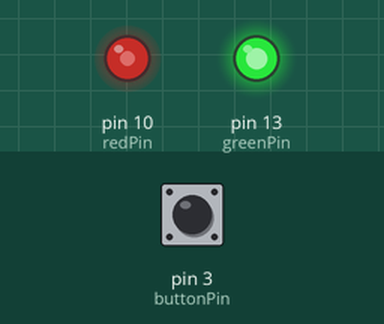
A sketch run on a simulated Arduino Uno, built with avr-gcc and run on an emulated ATmega328P. Shown: output pins drawn as LEDs (lit = HIGH). The inputs (shaded band) are chosen by the test bench; at power-on: pin 3 (buttonPin) HIGH. Pins used as bus, display or sensor lines are not drawn.

Above: at 1.2 s.
1.3 s: pin 3 (buttonPin) pulled LOW for 0.15 s
At 1.38 s:
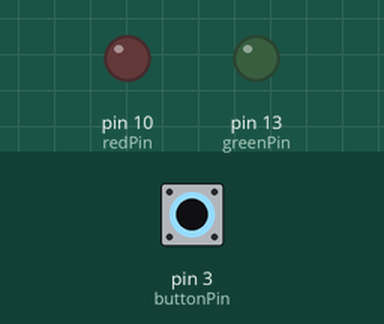
2.9 s: pin 3 (buttonPin) pulled LOW for 3.2 s
At 7.5 s:
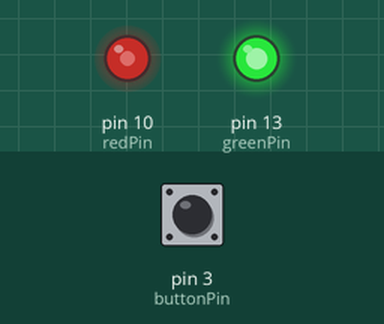
Timing chart, 0 to 9.0 s (numbered marks = the images above; inputs shaded):
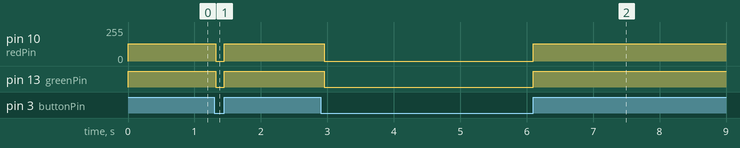

The sketch:

w10.ino
```cpp
const int greenPin = 13;
const int redPin = 10;
const int fullcolor_Pin1 = 7;
const int fullcolor_Pin2 = 6;
const int fullcolor_Pin3 = 5;
const int buttonPin = 3;

void setup()
{
    pinMode(greenPin, OUTPUT);
    pinMode(redPin, OUTPUT);
    pinMode(fullcolor_Pin1, OUTPUT);
    pinMode(fullcolor_Pin2, OUTPUT);
    pinMode(fullcolor_Pin3, OUTPUT);
    pinMode(buttonPin, INPUT_PULLUP);
}

void loop()
{
    if (digitalRead(buttonPin) == HIGH)
    {
        digitalWrite(greenPin, HIGH);
        dark_led();
        fullcolor();
    }
    else
    {
        analogWrite(greenPin, 0);
        analogWrite(redPin, 0);
        analogWrite(fullcolor_Pin1, 0);
        analogWrite(fullcolor_Pin2, 0);
        analogWrite(fullcolor_Pin3, 0);
    }
}

void dark_led()
{
    analogWrite(redPin, 128);
}

void fullcolor()
{
    analogWrite(fullcolor_Pin1, 255);
    analogWrite(fullcolor_Pin2, 128);
    analogWrite(fullcolor_Pin3, 0);
    delay(30);
    analogWrite(fullcolor_Pin1, 128);
    analogWrite(fullcolor_Pin2, 0);
    analogWrite(fullcolor_Pin3, 255);
    delay(30);
    analogWrite(fullcolor_Pin1, 0);
    analogWrite(fullcolor_Pin2, 255);
    analogWrite(fullcolor_Pin3, 128);
}
```

Measured:
- after the input at 1.3 s, pin 10 (redPin): 128/255 → 0/255 at once, → 128/255 0.13 s later; pin 13 (greenPin): HIGH → LOW at once, → HIGH 0.13 s later
- after the input at 2.9 s, pin 10 (redPin): 128/255 → 0/255 after 0.05 s, → 128/255 3.1 s later; pin 13 (greenPin): HIGH → LOW after 0.05 s, → HIGH 3.1 s later
